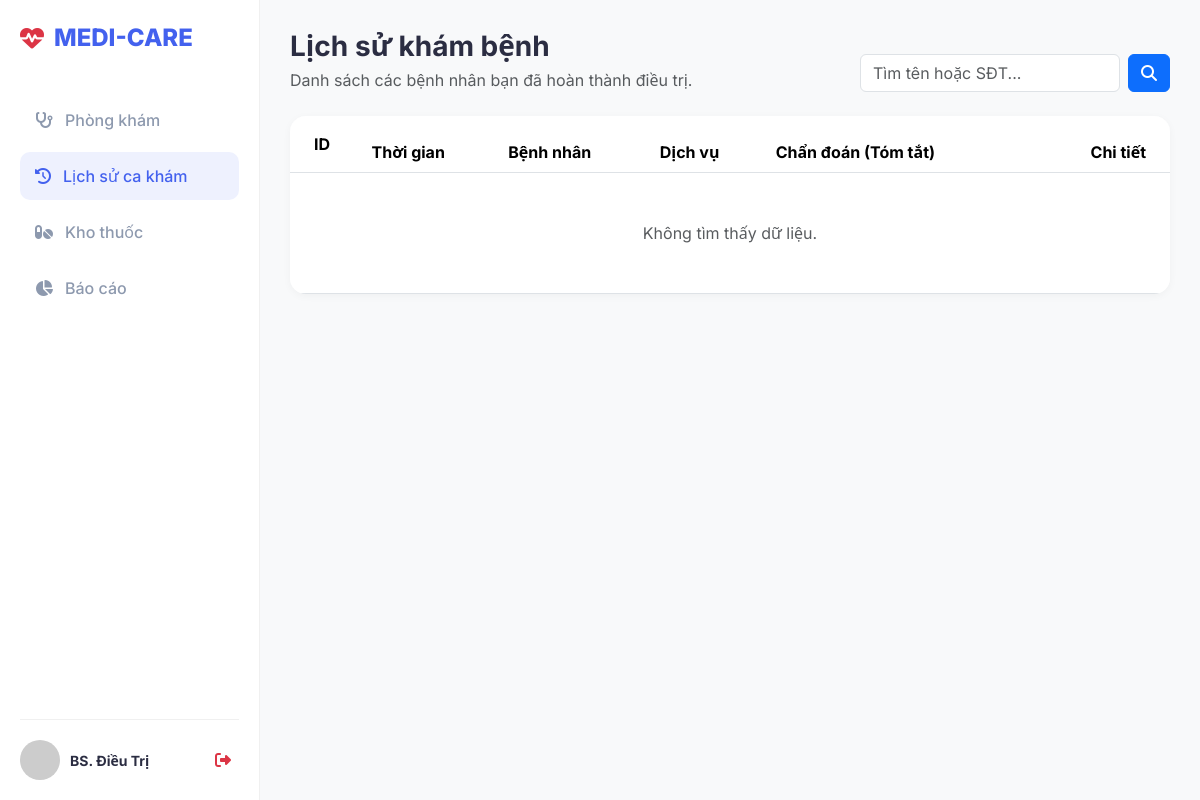
Before: /doctor_history.php with the older database file.
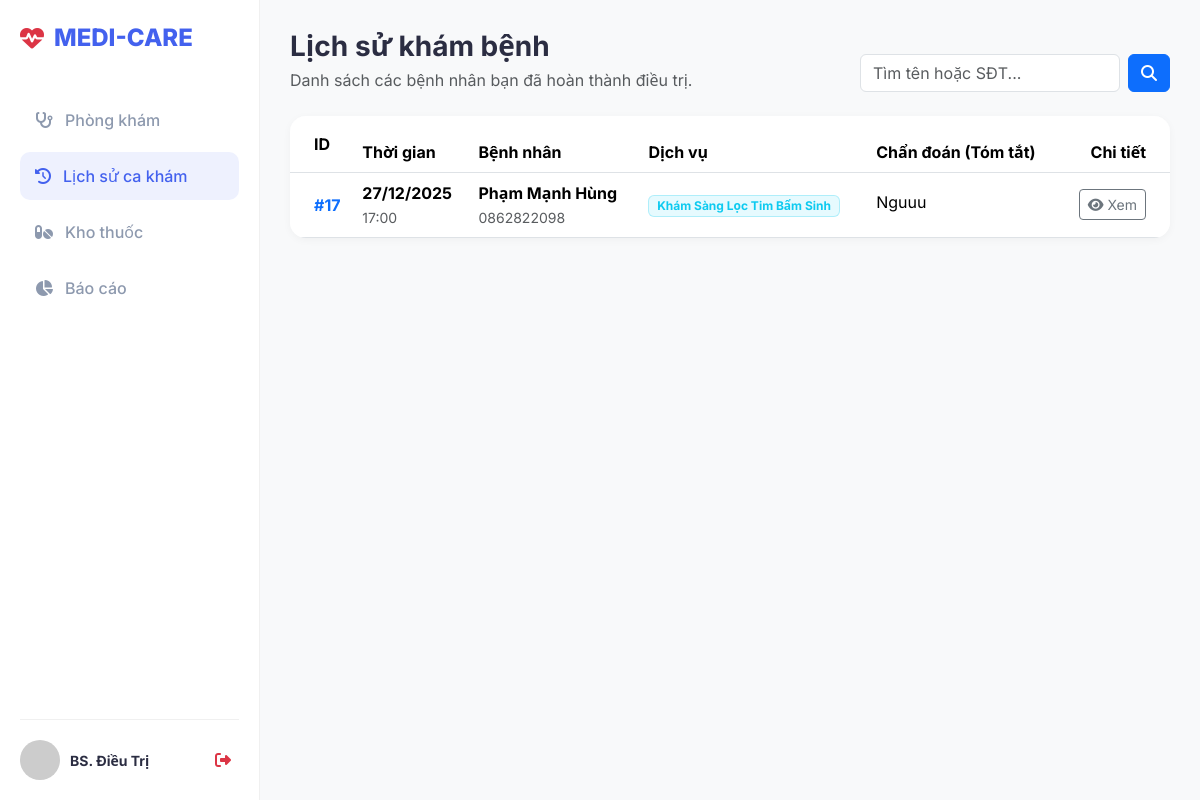
After: the same page with the newer database file.
### tables this page shows
CREATE TABLE `appointments` (
  `appointment_id` int(11) NOT NULL,
  `patient_id` int(11) NOT NULL,
  `doctor_id` int(11) NOT NULL,
  `appointment_date` date NOT NULL,
  `appointment_time` time NOT NULL,
  `reason_for_visit` text DEFAULT NULL,
  `status` enum('Pending','Scheduled','Confirmed','Waiting','Examining','Completed','Cancelled') DEFAULT 'Pending',
  `paid_amount` decimal(15,0) DEFAULT 0,
  `service_id` int(11) DEFAULT NULL,
  `is_emergency` tinyint(1) DEFAULT 0,
  `is_walkin` tinyint(1) DEFAULT 0,
  `created_at` timestamp NOT NULL DEFAULT current_timestamp(),
  `updated_at` datetime DEFAULT NULL,
  `queued_at` datetime DEFAULT NULL,
  `diagnosis` text DEFAULT NULL
);

CREATE TABLE `patients` (
  `patient_id` int(11) NOT NULL,
  `full_name` varchar(255) NOT NULL,
  `email` varchar(255) NOT NULL,
  `phone_number` varchar(20) DEFAULT NULL,
  `password_hash` varchar(255) NOT NULL,
  `gender` enum('Male','Female','Other') DEFAULT NULL,
  `date_of_birth` date DEFAULT NULL,
  `address` varchar(255) DEFAULT NULL,
  `bhyt_code` varchar(50) DEFAULT NULL,
  `created_at` timestamp NOT NULL DEFAULT current_timestamp()
);

CREATE TABLE `services` (
  `service_id` int(11) NOT NULL,
  `service_name` varchar(255) NOT NULL,
  `department_id` int(11) DEFAULT NULL,
  `price` decimal(10,2) DEFAULT 0.00,
  `short_description` text DEFAULT NULL
);

### doctor_history.php (the view, shortened to what the changed rows need)
<?php
require_once 'config/connect.php';
$current_doctor_id = $_SESSION['doctor_id'] ?? 1;
$sql = "
    SELECT A.*, P.full_name, P.phone_number, P.bhyt_code, S.service_name
    FROM Appointments A
    JOIN Patients P ON A.patient_id = P.patient_id
    LEFT JOIN Services S ON A.service_id = S.service_id
    WHERE A.doctor_id = :did
    AND A.status = 'Completed'
";
$params = ['did' => $current_doctor_id];
$sql .= " ORDER BY A.appointment_date DESC, A.appointment_time DESC LIMIT 50";
$stmt = $pdo->prepare($sql);
$stmt->execute($params);
$history_list = $stmt->fetchAll(PDO::FETCH_ASSOC);
?>
<!DOCTYPE html>
<html lang="vi">
<head>
    <link href="https://cdn.jsdelivr.net/npm/bootstrap@5.3.3/dist/css/bootstrap.min.css" rel="stylesheet">
    <link href="https://cdnjs.cloudflare.com/ajax/libs/font-awesome/6.5.2/css/all.min.css" rel="stylesheet">
    <link href="css/doctor_dashboard.css" rel="stylesheet">
</head>
<body>
    <div class="main-content">
        <div class="container-fluid p-0">
            <div class="modern-card p-0 overflow-hidden animate-card">
                <div class="table-responsive">
                    <table class="table table-hover mb-0 align-middle">
                        <thead class="bg-light">
                            <tr>
                                <th class="ps-4 py-3">ID</th>
                                <th>Thời gian</th>
                                <th>Bệnh nhân</th>
                                <th>Dịch vụ</th>
                                <th>Chẩn đoán (Tóm tắt)</th>
                                <th class="text-end pe-4">Chi tiết</th>
                            </tr>
                        </thead>
                        <tbody>
                            <?php if (empty($history_list)): ?>
                                <tr>
                                    <td colspan="6" class="text-center py-5 text-muted">Không tìm thấy dữ liệu.</td>
                                </tr>
                            <?php else: ?>
                                <?php foreach ($history_list as $h): ?>
                                    <tr>
                                        <td class="ps-4 fw-bold text-primary">#<?= $h['appointment_id'] ?></td>
                                        <td>
                                            <div class="fw-bold"><?= date('d/m/Y', strtotime($h['appointment_date'])) ?></div>
                                            <small
                                                class="text-muted"><?= date('H:i', strtotime($h['appointment_time'])) ?></small>
                                        </td>
                                        <td>
                                            <div class="fw-bold"><?= htmlspecialchars($h['full_name']) ?></div>
                                            <small class="text-muted"><?= $h['phone_number'] ?></small>
                                        </td>
                                        <td><span
                                                class="badge bg-info bg-opacity-10 text-info border border-info border-opacity-25"><?= $h['service_name'] ?></span>
                                        </td>
                                        <td>
                                            <span class="d-inline-block text-truncate" style="max-width: 200px;">
                                                <?= htmlspecialchars($h['diagnosis']) ?>
                                            </span>
                                        </td>
                                        <td class="text-end pe-4">
                                            <button class="btn btn-sm btn-outline-secondary"
                                                onclick="viewDetails(<?= $h['appointment_id'] ?>, '<?= htmlspecialchars($h['full_name']) ?>')">
                                                <i class="fas fa-eye"></i> Xem
                                            </button>
                                        </td>
                                    </tr>
                                <?php endforeach; ?>
                            <?php endif; ?>
                        </tbody>
                    </table>
                </div>
            </div>
        </div>
    </div>
</body>
</html>

Changed rows visible on the page:
added appointments: appointment_id "17", appointment_date "27/12/2025", appointment_time "17:00", patient.full_name "Phạm Mạnh Hùng", patient.phone_number "0862822098", service.service_name "Khám Sàng Lọc Tim Bẩm Sinh", diagnosis "Nguuu"
Other visible differences:
text no longer shown: "Không tìm thấy dữ liệu."
